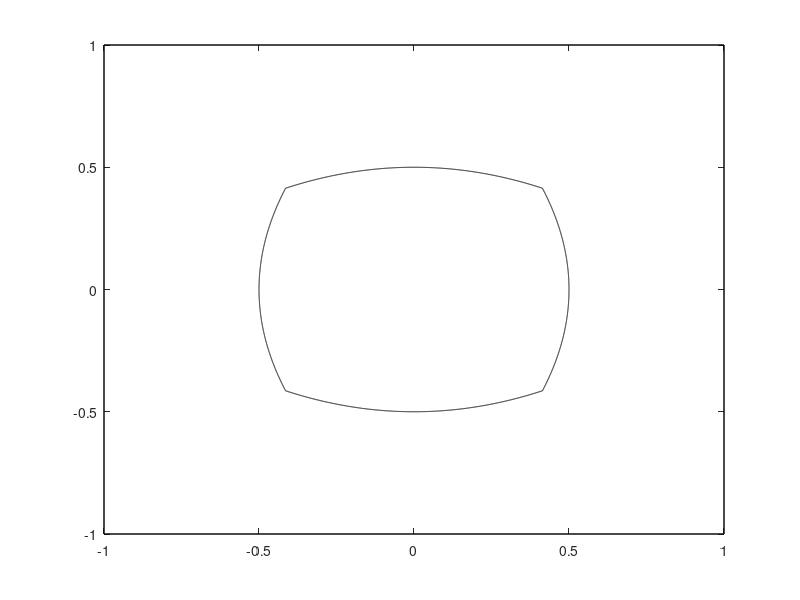

Source code (MATLAB): (Note: this script raises an error after producing the figure.)
N = 4;

N/12*sin(pi/N)*(cos(pi/N) + 2)/(1 + cos(pi/N))^2


th = 0:.001:pi/4;
r = 1./(1 + cos(th));

[x,y] = pol2cart(th,r);

plot(x,y,'k');
hold on;
plot(x,-y,'k');
plot(-x,-y,'k');
plot(-x,y,'k');
plot(y,x,'k');
plot(y,-x,'k');
plot(-y,-x,'k');
plot(-y,x,'k');
plot([1 1 -1 -1 1],[1 -1 -1 1 1],'k');
hold off;
aet;